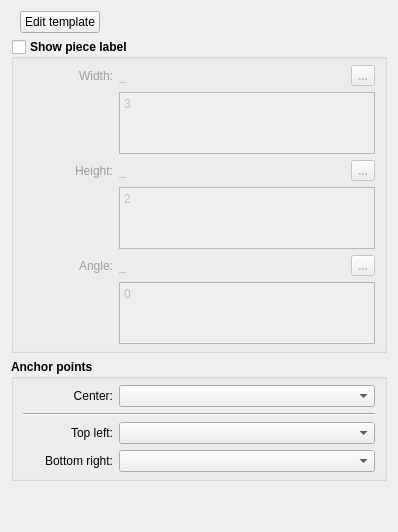
           <widget class="QWidget" name="pieceLabel_Tab">
            <attribute name="icon">
             <iconset resource="../../../../vmisc/share/resources/icon.qrc">
              <normaloff>:/tsvg/seamly/piece_label.tsvg</normaloff>:/tsvg/seamly/piece_label.tsvg</iconset>
            </attribute>
            <attribute name="title">
             <string>Piece label</string>
            </attribute>
            <layout class="QVBoxLayout" name="verticalLayout_10">
             <item>
              <layout class="QHBoxLayout" name="horizontalLayout_30">
               <property name="leftMargin">
                <number>9</number>
               </property>
               <item>
                <widget class="QPushButton" name="editPieceLabel_PushButton">
                 <property name="font">
                  <font>
                   <pointsize>9</pointsize>
                  </font>
                 </property>
                 <property name="toolTip">
                  <string>Edit pattern label</string>
                 </property>
                 <property name="text">
                  <string>Edit template</string>
                 </property>
                </widget>
               </item>
               <item>
                <spacer name="horizontalSpacer_5">
                 <property name="orientation">
                  <enum>Qt::Horizontal</enum>
                 </property>
                 <property name="sizeHint" stdset="0">
                  <size>
                   <width>40</width>
                   <height>20</height>
                  </size>
                 </property>
                </spacer>
               </item>
              </layout>
             </item>
             <item>
              <widget class="QGroupBox" name="pieceLabel_GroupBox">
               <property name="enabled">
                <bool>true</bool>
               </property>
               <property name="font">
                <font>
                 <pointsize>9</pointsize>
                 <bold>true</bold>
                </font>
               </property>
               <property name="title">
                <string>Show piece label</string>
               </property>
               <property name="flat">
                <bool>false</bool>
               </property>
               <property name="checkable">
                <bool>true</bool>
               </property>
               <property name="checked">
                <bool>false</bool>
               </property>
               <layout class="QVBoxLayout" name="verticalLayout">
                <property name="topMargin">
                 <number>6</number>
                </property>
                <property name="bottomMargin">
                 <number>6</number>
                </property>
                <item>
                 <layout class="QHBoxLayout" name="horizontalLayout_18">
                  <item alignment="Qt::AlignLeft">
                   <widget class="QLabel" name="labelEditDLWidth">
                    <property name="sizePolicy">
                     <sizepolicy hsizetype="Fixed" vsizetype="Preferred">
                      <horstretch>0</horstretch>
                      <verstretch>0</verstretch>
                     </sizepolicy>
                    </property>
                    <property name="minimumSize">
                     <size>
                      <width>90</width>
                      <height>0</height>
                     </size>
                    </property>
                    <property name="palette">
                     <palette>
                      <active>
                       <colorrole role="WindowText">
                        <brush brushstyle="SolidPattern">
                         <color alpha="255">
                          <red>255</red>
                          <green>0</green>
                          <blue>0</blue>
                         </color>
                        </brush>
                       </colorrole>
                      </active>
                      <inactive>
                       <colorrole role="WindowText">
                        <brush brushstyle="SolidPattern">
                         <color alpha="255">
                          <red>255</red>
                          <green>0</green>
                          <blue>0</blue>
                         </color>
                        </brush>
                       </colorrole>
                      </inactive>
                      <disabled>
                       <colorrole role="WindowText">
                        <brush brushstyle="SolidPattern">
                         <color alpha="255">
                          <red>159</red>
                          <green>158</green>
                          <blue>158</blue>
                         </color>
                        </brush>
                       </colorrole>
                      </disabled>
                     </palette>
                    </property>
                    <property name="font">
                     <font>
                      <pointsize>9</pointsize>
                      <bold>false</bold>
                     </font>
                    </property>
                    <property name="text">
                     <string>Width:</string>
                    </property>
                    <property name="alignment">
                     <set>Qt::AlignRight|Qt::AlignTrailing|Qt::AlignVCenter</set>
                    </property>
                   </widget>
                  </item>
                  <item>
                   <widget class="QLabel" name="labelDLWidth">
                    <property name="sizePolicy">
                     <sizepolicy hsizetype="Fixed" vsizetype="Preferred">
                      <horstretch>0</horstretch>
                      <verstretch>0</verstretch>
                     </sizepolicy>
                    </property>
                    <property name="minimumSize">
                     <size>
                      <width>40</width>
                      <height>0</height>
                     </size>
                    </property>
                    <property name="baseSize">
                     <size>
                      <width>0</width>
                      <height>0</height>
                     </size>
                    </property>
                    <property name="font">
                     <font>
                      <pointsize>9</pointsize>
                      <bold>false</bold>
                     </font>
                    </property>
                    <property name="toolTip">
                     <string>Value</string>
                    </property>
                    <property name="text">
                     <string notr="true">_</string>
                    </property>
                   </widget>
                  </item>
                  <item>
                   <spacer name="horizontalSpacer_9">
                    <property name="orientation">
                     <enum>Qt::Horizontal</enum>
                    </property>
                    <property name="sizeHint" stdset="0">
                     <size>
                      <width>40</width>
                      <height>20</height>
                     </size>
                    </property>
                   </spacer>
                  </item>
                  <item alignment="Qt::AlignRight">
                   <widget class="QToolButton" name="pieceLabelWidth_PushButton">
                    <property name="maximumSize">
                     <size>
                      <width>24</width>
                      <height>24</height>
                     </size>
                    </property>
                    <property name="toolTip">
                     <string>Formula wizard</string>
                    </property>
                    <property name="styleSheet">
                     <string notr="true"/>
                    </property>
                    <property name="text">
                     <string notr="true">...</string>
                    </property>
                    <property name="icon">
                     <iconset resource="../../../../vmisc/share/resources/icon.qrc">
                      <normaloff>:/tsvg/seamly/fx.tsvg</normaloff>:/tsvg/seamly/fx.tsvg</iconset>
                    </property>
                    <property name="iconSize">
                     <size>
                      <width>24</width>
                      <height>24</height>
                     </size>
                    </property>
                   </widget>
                  </item>
                 </layout>
                </item>
                <item>
                 <layout class="QFormLayout" name="formLayout_10">
                  <item row="0" column="0">
                   <spacer name="horizontalSpacer_24">
                    <property name="orientation">
                     <enum>Qt::Horizontal</enum>
                    </property>
                    <property name="sizeHint" stdset="0">
                     <size>
                      <width>90</width>
                      <height>20</height>
                     </size>
                    </property>
                   </spacer>
                  </item>
                  <item row="0" column="1">
                   <widget class="ExpandingTextEdit" name="pieceLabelWidthFormula_LineEdit">
                    <property name="sizePolicy">
                     <sizepolicy hsizetype="Expanding" vsizetype="Preferred">
                      <horstretch>0</horstretch>
                      <verstretch>0</verstretch>
                     </sizepolicy>
                    </property>
                    <property name="minimumSize">
                     <size>
                      <width>0</width>
                      <height>62</height>
                     </size>
                    </property>
                    <property name="maximumSize">
                     <size>
                      <width>16777215</width>
                      <height>62</height>
                     </size>
                    </property>
                    <property name="font">
                     <font>
                      <pointsize>9</pointsize>
                      <bold>false</bold>
                     </font>
                    </property>
                    <property name="toolTip">
                     <string>Calculation</string>
                    </property>
                    <property name="tabChangesFocus">
                     <bool>true</bool>
                    </property>
                    <property name="plainText">
                     <string notr="true">3</string>
                    </property>
                   </widget>
                  </item>
                 </layout>
                </item>
                <item>
                 <layout class="QHBoxLayout" name="horizontalLayout_20">
                  <item alignment="Qt::AlignLeft">
                   <widget class="QLabel" name="labelEditDLHeight">
                    <property name="sizePolicy">
                     <sizepolicy hsizetype="Fixed" vsizetype="Preferred">
                      <horstretch>0</horstretch>
                      <verstretch>0</verstretch>
                     </sizepolicy>
                    </property>
                    <property name="minimumSize">
                     <size>
                      <width>90</width>
                      <height>0</height>
                     </size>
                    </property>
                    <property name="palette">
                     <palette>
                      <active>
                       <colorrole role="WindowText">
                        <brush brushstyle="SolidPattern">
                         <color alpha="255">
                          <red>255</red>
                          <green>0</green>
                          <blue>0</blue>
                         </color>
                        </brush>
                       </colorrole>
                      </active>
                      <inactive>
                       <colorrole role="WindowText">
                        <brush brushstyle="SolidPattern">
                         <color alpha="255">
                          <red>255</red>
                          <green>0</green>
                          <blue>0</blue>
                         </color>
                        </brush>
                       </colorrole>
                      </inactive>
                      <disabled>
                       <colorrole role="WindowText">
                        <brush brushstyle="SolidPattern">
                         <color alpha="255">
                          <red>159</red>
                          <green>158</green>
                          <blue>158</blue>
                         </color>
                        </brush>
                       </colorrole>
                      </disabled>
                     </palette>
                    </property>
                    <property name="font">
                     <font>
                      <pointsize>9</pointsize>
                      <bold>false</bold>
                     </font>
                    </property>
                    <property name="text">
                     <string>Height:</string>
                    </property>
                    <property name="alignment">
                     <set>Qt::AlignRight|Qt::AlignTrailing|Qt::AlignVCenter</set>
                    </property>
                   </widget>
                  </item>
                  <item>
                   <widget class="QLabel" name="labelDLHeight">
                    <property name="sizePolicy">
                     <sizepolicy hsizetype="Fixed" vsizetype="Preferred">
                      <horstretch>0</horstretch>
                      <verstretch>0</verstretch>
                     </sizepolicy>
                    </property>
                    <property name="minimumSize">
                     <size>
                      <width>40</width>
                      <height>0</height>
                     </size>
                    </property>
                    <property name="baseSize">
                     <size>
                      <width>0</width>
                      <height>0</height>
                     </size>
                    </property>
                    <property name="font">
                     <font>
                      <pointsize>9</pointsize>
                      <bold>false</bold>
                     </font>
                    </property>
                    <property name="toolTip">
                     <string>Value</string>
                    </property>
                    <property name="text">
                     <string notr="true">_</string>
                    </property>
                   </widget>
                  </item>
                  <item>
                   <spacer name="horizontalSpacer_10">
                    <property name="orientation">
                     <enum>Qt::Horizontal</enum>
                    </property>
                    <property name="sizeHint" stdset="0">
                     <size>
                      <width>40</width>
                      <height>20</height>
                     </size>
                    </property>
                   </spacer>
                  </item>
                  <item alignment="Qt::AlignRight">
                   <widget class="QToolButton" name="pieceLabelHeght_PushButton">
                    <property name="maximumSize">
                     <size>
                      <width>24</width>
                      <height>24</height>
                     </size>
                    </property>
                    <property name="toolTip">
                     <string>Formula wizard</string>
                    </property>
                    <property name="text">
                     <string notr="true">...</string>
                    </property>
                    <property name="icon">
                     <iconset resource="../../../../vmisc/share/resources/icon.qrc">
                      <normaloff>:/tsvg/seamly/fx.tsvg</normaloff>:/tsvg/seamly/fx.tsvg</iconset>
                    </property>
                    <property name="iconSize">
                     <size>
                      <width>24</width>
                      <height>24</height>
                     </size>
                    </property>
                   </widget>
                  </item>
                 </layout>
                </item>
                <item>
                 <layout class="QFormLayout" name="formLayout_11">
                  <item row="0" column="0">
                   <spacer name="horizontalSpacer_25">
                    <property name="orientation">
                     <enum>Qt::Horizontal</enum>
                    </property>
                    <property name="sizeHint" stdset="0">
                     <size>
                      <width>90</width>
                      <height>20</height>
                     </size>
                    </property>
                   </spacer>
                  </item>
                  <item row="0" column="1">
                   <widget class="ExpandingTextEdit" name="pieceLabelHeightFormula_LineEdit">
                    <property name="sizePolicy">
                     <sizepolicy hsizetype="Expanding" vsizetype="Preferred">
                      <horstretch>0</horstretch>
                      <verstretch>0</verstretch>
                     </sizepolicy>
                    </property>
                    <property name="minimumSize">
                     <size>
                      <width>0</width>
                      <height>62</height>
                     </size>
                    </property>
                    <property name="maximumSize">
                     <size>
                      <width>16777215</width>
                      <height>62</height>
                     </size>
                    </property>
                    <property name="font">
                     <font>
                      <pointsize>9</pointsize>
                      <bold>false</bold>
                     </font>
                    </property>
                    <property name="toolTip">
                     <string>Calculation</string>
                    </property>
                    <property name="tabChangesFocus">
                     <bool>true</bool>
                    </property>
                    <property name="plainText">
                     <string notr="true">2</string>
                    </property>
                   </widget>
                  </item>
                 </layout>
                </item>
                <item>
                 <layout class="QHBoxLayout" name="horizontalLayout_22">
                  <item alignment="Qt::AlignLeft">
                   <widget class="QLabel" name="labelEditDLAngle">
                    <property name="sizePolicy">
                     <sizepolicy hsizetype="Fixed" vsizetype="Preferred">
                      <horstretch>0</horstretch>
                      <verstretch>0</verstretch>
                     </sizepolicy>
                    </property>
                    <property name="minimumSize">
                     <size>
                      <width>90</width>
                      <height>0</height>
                     </size>
                    </property>
                    <property name="palette">
                     <palette>
                      <active>
                       <colorrole role="WindowText">
                        <brush brushstyle="SolidPattern">
                         <color alpha="255">
                          <red>255</red>
                          <green>0</green>
                          <blue>0</blue>
                         </color>
                        </brush>
                       </colorrole>
                      </active>
                      <inactive>
                       <colorrole role="WindowText">
                        <brush brushstyle="SolidPattern">
                         <color alpha="255">
                          <red>255</red>
                          <green>0</green>
                          <blue>0</blue>
                         </color>
                        </brush>
                       </colorrole>
                      </inactive>
                      <disabled>
                       <colorrole role="WindowText">
                        <brush brushstyle="SolidPattern">
                         <color alpha="255">
                          <red>159</red>
                          <green>158</green>
                          <blue>158</blue>
                         </color>
                        </brush>
                       </colorrole>
                      </disabled>
                     </palette>
                    </property>
                    <property name="font">
                     <font>
                      <pointsize>9</pointsize>
                      <bold>false</bold>
                     </font>
                    </property>
                    <property name="text">
                     <string>Angle:</string>
                    </property>
                    <property name="alignment">
                     <set>Qt::AlignRight|Qt::AlignTrailing|Qt::AlignVCenter</set>
                    </property>
                   </widget>
                  </item>
                  <item>
                   <widget class="QLabel" name="labelDLAngle">
                    <property name="sizePolicy">
                     <sizepolicy hsizetype="Fixed" vsizetype="Preferred">
                      <horstretch>0</horstretch>
                      <verstretch>0</verstretch>
                     </sizepolicy>
                    </property>
                    <property name="minimumSize">
                     <size>
                      <width>40</width>
                      <height>0</height>
                     </size>
                    </property>
                    <property name="baseSize">
                     <size>
                      <width>0</width>
                      <height>0</height>
                     </size>
                    </property>
                    <property name="font">
                     <font>
                      <pointsize>9</pointsize>
                      <bold>false</bold>
                     </font>
                    </property>
                    <property name="toolTip">
                     <string>Value</string>
                    </property>
                    <property name="text">
                     <string notr="true">_</string>
                    </property>
                   </widget>
                  </item>
                  <item>
                   <spacer name="horizontalSpacer_11">
                    <property name="orientation">
                     <enum>Qt::Horizontal</enum>
                    </property>
                    <property name="sizeHint" stdset="0">
                     <size>
                      <width>40</width>
                      <height>20</height>
                     </size>
                    </property>
                   </spacer>
                  </item>
                  <item>
                   <widget class="QToolButton" name="pieceLabelAngle_PushButton">
                    <property name="maximumSize">
                     <size>
                      <width>24</width>
                      <height>24</height>
                     </size>
                    </property>
                    <property name="toolTip">
                     <string>Formula wizard</string>
                    </property>
                    <property name="text">
                     <string notr="true">...</string>
                    </property>
                    <property name="icon">
                     <iconset resource="../../../../vmisc/share/resources/icon.qrc">
                      <normaloff>:/tsvg/seamly/fx.tsvg</normaloff>:/tsvg/seamly/fx.tsvg</iconset>
                    </property>
                    <property name="iconSize">
                     <size>
                      <width>24</width>
                      <height>24</height>
                     </size>
                    </property>
                   </widget>
                  </item>
                 </layout>
                </item>
                <item>
                 <layout class="QFormLayout" name="formLayout_12">
                  <item row="0" column="0">
                   <spacer name="horizontalSpacer_26">
                    <property name="orientation">
                     <enum>Qt::Horizontal</enum>
                    </property>
                    <property name="sizeHint" stdset="0">
                     <size>
                      <width>90</width>
                      <height>20</height>
                     </size>
                    </property>
                   </spacer>
                  </item>
                  <item row="0" column="1">
                   <widget class="ExpandingTextEdit" name="pieceLabelAngleFormula_LineEdit">
                    <property name="sizePolicy">
                     <sizepolicy hsizetype="Expanding" vsizetype="Preferred">
                      <horstretch>0</horstretch>
                      <verstretch>0</verstretch>
                     </sizepolicy>
                    </property>
                    <property name="minimumSize">
                     <size>
                      <width>0</width>
                      <height>62</height>
                     </size>
                    </property>
                    <property name="maximumSize">
                     <size>
                      <width>16777215</width>
                      <height>62</height>
                     </size>
                    </property>
                    <property name="font">
                     <font>
                      <pointsize>9</pointsize>
                      <bold>false</bold>
                     </font>
                    </property>
                    <property name="toolTip">
                     <string>Calculation</string>
                    </property>
                    <property name="tabChangesFocus">
                     <bool>true</bool>
                    </property>
                    <property name="plainText">
                     <string notr="true">0</string>
                    </property>
                   </widget>
                  </item>
                 </layout>
                </item>
               </layout>
              </widget>
             </item>
             <item>
              <widget class="QGroupBox" name="groupBox_2">
               <property name="minimumSize">
                <size>
                 <width>0</width>
                 <height>0</height>
                </size>
               </property>
               <property name="font">
                <font>
                 <pointsize>9</pointsize>
                 <bold>true</bold>
                </font>
               </property>
               <property name="title">
                <string>Anchor points</string>
               </property>
               <layout class="QVBoxLayout" name="verticalLayout_16">
                <property name="topMargin">
                 <number>6</number>
                </property>
                <property name="bottomMargin">
                 <number>6</number>
                </property>
                <item>
                 <layout class="QGridLayout" name="gridLayout_4" columnminimumwidth="90,100">
                  <item row="0" column="0">
                   <widget class="QLabel" name="labelDLCenter">
                    <property name="minimumSize">
                     <size>
                      <width>90</width>
                      <height>0</height>
                     </size>
                    </property>
                    <property name="font">
                     <font>
                      <pointsize>9</pointsize>
                      <bold>false</bold>
                     </font>
                    </property>
                    <property name="text">
                     <string>Center:</string>
                    </property>
                    <property name="alignment">
                     <set>Qt::AlignRight|Qt::AlignTrailing|Qt::AlignVCenter</set>
                    </property>
                   </widget>
                  </item>
                  <item row="0" column="1">
                   <widget class="QComboBox" name="pieceLabelCenterAnchor_ComboBox">
                    <property name="sizePolicy">
                     <sizepolicy hsizetype="Expanding" vsizetype="Fixed">
                      <horstretch>0</horstretch>
                      <verstretch>0</verstretch>
                     </sizepolicy>
                    </property>
                    <property name="minimumSize">
                     <size>
                      <width>100</width>
                      <height>0</height>
                     </size>
                    </property>
                    <property name="font">
                     <font>
                      <pointsize>9</pointsize>
                      <bold>false</bold>
                     </font>
                    </property>
                   </widget>
                  </item>
                  <item row="2" column="1">
                   <widget class="QComboBox" name="pieceLabelTopLeftAnchor_ComboBox">
                    <property name="sizePolicy">
                     <sizepolicy hsizetype="Expanding" vsizetype="Fixed">
                      <horstretch>0</horstretch>
                      <verstretch>0</verstretch>
                     </sizepolicy>
                    </property>
                    <property name="minimumSize">
                     <size>
                      <width>100</width>
                      <height>0</height>
                     </size>
                    </property>
                    <property name="font">
                     <font>
                      <pointsize>9</pointsize>
                      <bold>false</bold>
                     </font>
                    </property>
                   </widget>
                  </item>
                  <item row="2" column="0">
                   <widget class="QLabel" name="labelDLTopLeftAnchor">
                    <property name="minimumSize">
                     <size>
                      <width>90</width>
                      <height>0</height>
                     </size>
                    </property>
                    <property name="font">
                     <font>
                      <pointsize>9</pointsize>
                      <bold>false</bold>
                     </font>
                    </property>
                    <property name="text">
                     <string>Top left:</string>
                    </property>
                    <property name="alignment">
                     <set>Qt::AlignRight|Qt::AlignTrailing|Qt::AlignVCenter</set>
                    </property>
                   </widget>
                  </item>
                  <item row="3" column="1">
                   <widget class="QComboBox" name="pieceLabelBottomRightAnchor_ComboBox">
                    <property name="sizePolicy">
                     <sizepolicy hsizetype="Expanding" vsizetype="Fixed">
                      <horstretch>0</horstretch>
                      <verstretch>0</verstretch>
                     </sizepolicy>
                    </property>
                    <property name="minimumSize">
                     <size>
                      <width>100</width>
                      <height>0</height>
                     </size>
                    </property>
                    <property name="font">
                     <font>
                      <pointsize>9</pointsize>
                      <bold>false</bold>
                     </font>
                    </property>
                   </widget>
                  </item>
                  <item row="3" column="0">
                   <widget class="QLabel" name="labelDLBottomRightAnchor">
                    <property name="minimumSize">
                     <size>
                      <width>90</width>
                      <height>0</height>
                     </size>
                    </property>
                    <property name="font">
                     <font>
                      <pointsize>9</pointsize>
                      <bold>false</bold>
                     </font>
                    </property>
                    <property name="text">
                     <string>Bottom right:</string>
                    </property>
                    <property name="alignment">
                     <set>Qt::AlignRight|Qt::AlignTrailing|Qt::AlignVCenter</set>
                    </property>
                   </widget>
                  </item>
                  <item row="1" column="0" colspan="2">
                   <widget class="Line" name="line">
                    <property name="orientation">
                     <enum>Qt::Horizontal</enum>
                    </property>
                   </widget>
                  </item>
                 </layout>
                </item>
               </layout>
              </widget>
             </item>
             <item>
              <spacer name="verticalSpacer_11">
               <property name="orientation">
                <enum>Qt::Vertical</enum>
               </property>
               <property name="sizeHint" stdset="0">
                <size>
                 <width>20</width>
                 <height>40</height>
                </size>
               </property>
              </spacer>
             </item>
            </layout>
           </widget>
